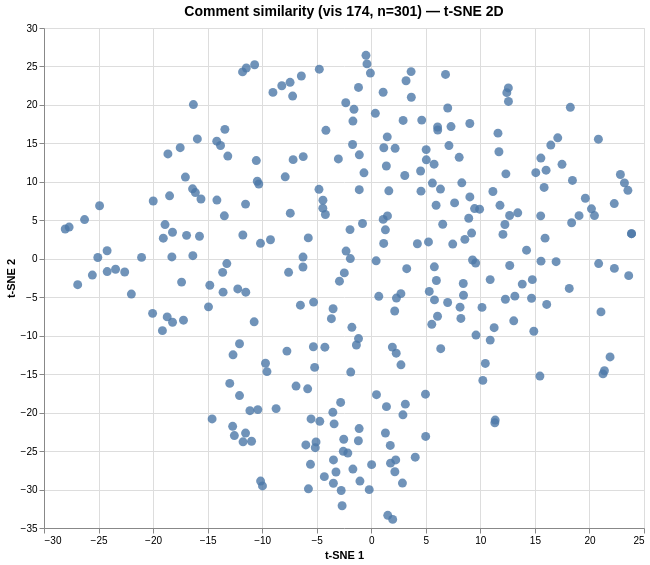

Express this chart as Vega-Lite.
### Vega specification from a JSON file in a GitHub repository (floating-point values rounded to 4 significant figures; data arrays with more than 128 entries replaced by an {"elided": "..."} marker saying what was removed)
{"$schema": "https://vega.github.io/schema/vega/v6.json", "data": [{"name": "param_1e9efca18e7a2868_store"}, {"name": "source_0", "values": {"elided": "301 records"}}, {"name": "source_0_x_domain_dim_1", "values": [{"min": -28.06, "max": 23.86}]}, {"name": "source_0_y_domain_dim_2", "values": [{"min": -33.88, "max": 26.45}]}], "signals": [{"name": "unit", "value": {}, "on": [{"events": "pointermove", "update": "isTuple(group()) ? group() : unit"}]}, {"name": "param_1e9efca18e7a2868", "update": "vlSelectionResolve(\"param_1e9efca18e7a2868_store\", \"union\")"}, {"name": "param_1e9efca18e7a2868_dim_1", "on": [{"events": [{"source": "view", "type": "dblclick"}], "update": "null"}, {"events": {"signal": "param_1e9efca18e7a2868_translate_delta"}, "update": "panLinear(param_1e9efca18e7a2868_translate_anchor.extent_x, -param_1e9efca18e7a2868_translate_delta.x / width)"}, {"events": {"signal": "param_1e9efca18e7a2868_zoom_delta"}, "update": "zoomLinear(domain(\"x\"), param_1e9efca18e7a2868_zoom_anchor.x, param_1e9efca18e7a2868_zoom_delta)"}]}, {"name": "param_1e9efca18e7a2868_dim_2", "on": [{"events": [{"source": "view", "type": "dblclick"}], "update": "null"}, {"events": {"signal": "param_1e9efca18e7a2868_translate_delta"}, "update": "panLinear(param_1e9efca18e7a2868_translate_anchor.extent_y, param_1e9efca18e7a2868_translate_delta.y / height)"}, {"events": {"signal": "param_1e9efca18e7a2868_zoom_delta"}, "update": "zoomLinear(domain(\"y\"), param_1e9efca18e7a2868_zoom_anchor.y, param_1e9efca18e7a2868_zoom_delta)"}]}, {"name": "param_1e9efca18e7a2868_tuple", "on": [{"events": [{"signal": "param_1e9efca18e7a2868_dim_1 || param_1e9efca18e7a2868_dim_2"}], "update": "param_1e9efca18e7a2868_dim_1 && param_1e9efca18e7a2868_dim_2 ? {unit: \"\", fields: param_1e9efca18e7a2868_tuple_fields, values: [param_1e9efca18e7a2868_dim_1,param_1e9efca18e7a2868_dim_2]} : null"}]}, {"name": "param_1e9efca18e7a2868_tuple_fields", "value": [{"field": "dim_1", "channel": "x", "type": "R"}, {"field": "dim_2", "channel": "y", "type": "R"}]}, {"name": "param_1e9efca18e7a2868_translate_anchor", "value": {}, "on": [{"events": [{"source": "scope", "type": "pointerdown"}], "update": "{x: x(unit), y: y(unit), extent_x: domain(\"x\"), extent_y: domain(\"y\")}"}]}, {"name": "param_1e9efca18e7a2868_translate_delta", "value": {}, "on": [{"events": [{"source": "window", "between": [{"source": "scope", "type": "pointerdown"}, {"source": "window", "type": "pointerup"}], "consume": true, "type": "pointermove"}], "update": "{x: param_1e9efca18e7a2868_translate_anchor.x - x(unit), y: param_1e9efca18e7a2868_translate_anchor.y - y(unit)}"}]}, {"name": "param_1e9efca18e7a2868_zoom_anchor", "on": [{"events": [{"source": "scope", "type": "wheel", "consume": true}], "update": "{x: invert(\"x\", x(unit)), y: invert(\"y\", y(unit))}"}]}, {"name": "param_1e9efca18e7a2868_zoom_delta", "on": [{"events": [{"source": "scope", "consume": true, "type": "wheel"}], "update": "pow(1.001, event.deltaY * pow(16, event.deltaMode))", "force": true}]}, {"name": "param_1e9efca18e7a2868_modify", "on": [{"events": {"signal": "param_1e9efca18e7a2868_tuple"}, "update": "modify(\"param_1e9efca18e7a2868_store\", param_1e9efca18e7a2868_tuple, true)"}]}], "marks": [{"type": "symbol", "name": "marks", "from": {"data": "source_0"}, "encode": {"update": {"size": {"value": 80}, "y": {"field": "dim_2", "scale": "y"}, "shape": {"value": "circle"}, "fill": {"value": "#4c78a8"}, "opacity": {"value": 0.8}, "tooltip": {"signal": "{\"Comment #\": format(datum[\"index\"], \"\"), \"Comment\": isValid(datum[\"comment\"]) ? datum[\"comment\"] : \"\"+datum[\"comment\"]}"}, "x": {"field": "dim_1", "scale": "x"}}}, "interactive": true, "style": ["circle"], "clip": true}], "scales": [{"name": "x", "type": "linear", "domain": [{"signal": "(data(\"source_0_x_domain_dim_1\")[0] || {}).min"}, {"signal": "(data(\"source_0_x_domain_dim_1\")[0] || {}).max"}], "range": [0, {"signal": "width"}], "zero": true, "domainRaw": {"signal": "param_1e9efca18e7a2868[\"dim_1\"]"}, "nice": true}, {"name": "y", "type": "linear", "domain": [{"signal": "(data(\"source_0_y_domain_dim_2\")[0] || {}).min"}, {"signal": "(data(\"source_0_y_domain_dim_2\")[0] || {}).max"}], "range": [{"signal": "height"}, 0], "zero": true, "domainRaw": {"signal": "param_1e9efca18e7a2868[\"dim_2\"]"}, "nice": true}], "axes": [{"scale": "x", "orient": "bottom", "aria": false, "tickCount": {"signal": "ceil(width/40)"}, "grid": true, "domain": false, "maxExtent": 0, "labels": false, "gridScale": "y", "ticks": false, "minExtent": 0, "zindex": 0}, {"scale": "y", "ticks": false, "zindex": 0, "maxExtent": 0, "gridScale": "x", "labels": false, "aria": false, "domain": false, "orient": "left", "grid": true, "tickCount": {"signal": "ceil(height/40)"}, "minExtent": 0}, {"scale": "x", "labelFlush": true, "labelOverlap": true, "zindex": 0, "tickCount": {"signal": "ceil(width/40)"}, "orient": "bottom", "grid": false, "title": "t-SNE 1"}, {"scale": "y", "orient": "left", "grid": false, "tickCount": {"signal": "ceil(height/40)"}, "zindex": 0, "title": "t-SNE 2", "labelOverlap": true}], "title": {"text": "Comment similarity (vis 174, n=301) — t-SNE 2D", "frame": "group", "fontSize": 14}, "height": 500, "style": "cell", "padding": 5, "background": "white", "width": 600}
